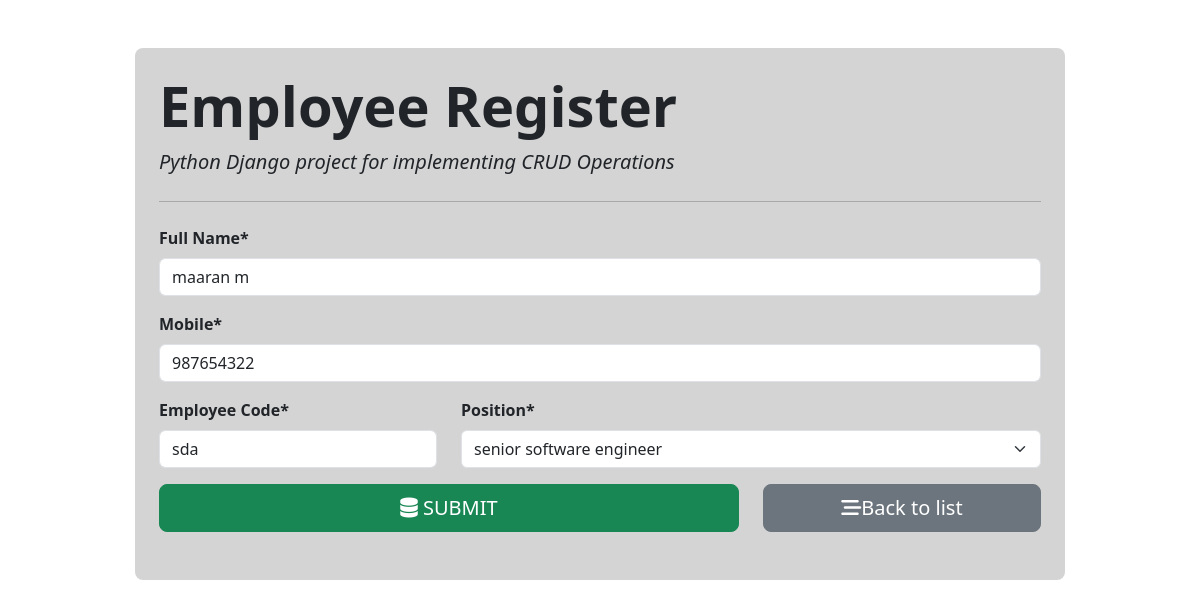
Page /21/ on the committed database.
### employee_app/models.py (models this page shows)
class Employee(models.Model):
    fullname = models.CharField(max_length=50)
    emp_code = models.CharField(max_length=3)
    mobile   = models.CharField(max_length=15)
    position = models.ForeignKey(Position,on_delete=models.CASCADE)

### employee_app/views.py (the view, shortened to what this page needs)
# urls.py: path('', views.employee_form, name='employee_insert'),
def employee_form(request,id=0):
    if request.method == "GET":
        if id == 0:
            form = EmployeeForm()
        else:
            employee = Employee.objects.get(pk=id)
            form = EmployeeForm(instance=employee)
        return render(request,"employee_form.html", {'form':form})

### employee_app/forms.py
class EmployeeForm(forms.ModelForm):
    class Meta:
        model = Employee
        fields = ('fullname', 'mobile', 'emp_code', 'position')
        labels ={'fullname':'Full Name',
                  'emp_code':'Employee Code'}

### employee_app/models.py (called while the page is built)
    def __str__(self):
        return self.title

### employee_app/templates/employee_form.html (shortened to what this page needs)
{% extends 'base.html' %}
{% load crispy_forms_tags %}
{% block content %}
<form action="" method="POST" autocomplete="off" class="fw-semibold">
    {{form.fullname|as_crispy_field}}
    {{form.mobile|as_crispy_field}}
        <div class="row">
            <div class="col-md-4">
                {{form.emp_code|as_crispy_field}}
            </div>
            <div class="col-md-8">
                {{form.position|as_crispy_field}}
            </div>
        </div>
        <div class="row">
            <div class="col-md-8">
                <button type="submit" class="btn btn-success btn-lg col-md-12  d-md-block"><i class="fa-solid fa-database"></i> SUBMIT</button>
            </div>
            <div class="col-md-4">
                <a href="{% url 'employee_list'%}" class="btn btn-secondary btn-lg d-md-block">
                    <i class="fas fa-stream"></i>Back to list
                </a>
            </div>
        </div>
        <br>
</form>
{% endblock content %}

### rows in the picture
Employee: fullname "maaran m", mobile "987654322", emp_code "sda", position "senior software engineer"
